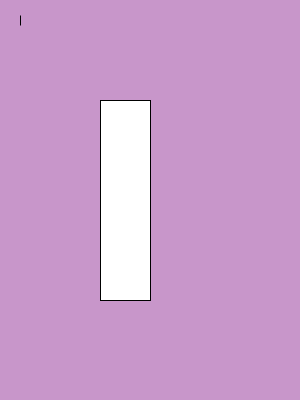
Frame 1 (no input)
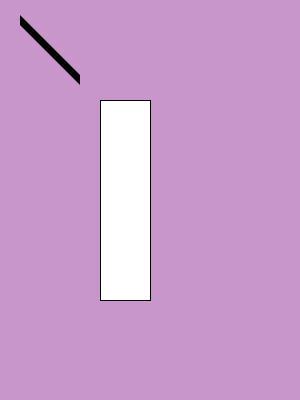
Frame 60 (the mouse pressed at the canvas centre just before this capture)
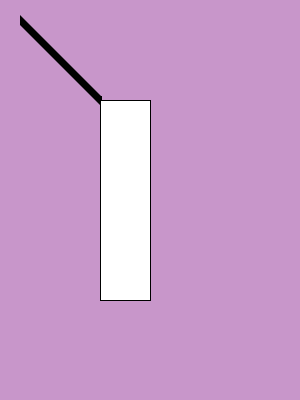
Frame 120 (the mouse held since frame 60 and released just before this capture)

The Processing sketch that drew these frames (run headless with seeded random() and noise(); from frame 60 on, the mouse is pressed at the canvas centre):

// Processing sketch: processing_106415
// ── processing_106415.pde

int x=20;
int y=20;

int dx=1;
int dy=1;

void setup() { //setup function called initially, only once
  background(200,150,202);
  size(300, 400);
 }

void draw() {  //draw function loops 
   ellipse(x,y,0,10);
   rect(100,100,50,200);
   
   if (key == 'd' && keyPressed) {
   dx = 1;
   }
   
   if (key == 'a' && keyPressed){
   dx = -1;
   }
   
   if (key == 's' && keyPressed){
   dy = 1;
   }
   
   if (key == 'w' && keyPressed){
   dy = -1;
  }
  
  x=x+dx;
  y=y+dy;
  
  if (x>100 && x<120  && y>100 && y<300) {
    dx=0;
    dy=0;
    }
  
  }
  
  
  
